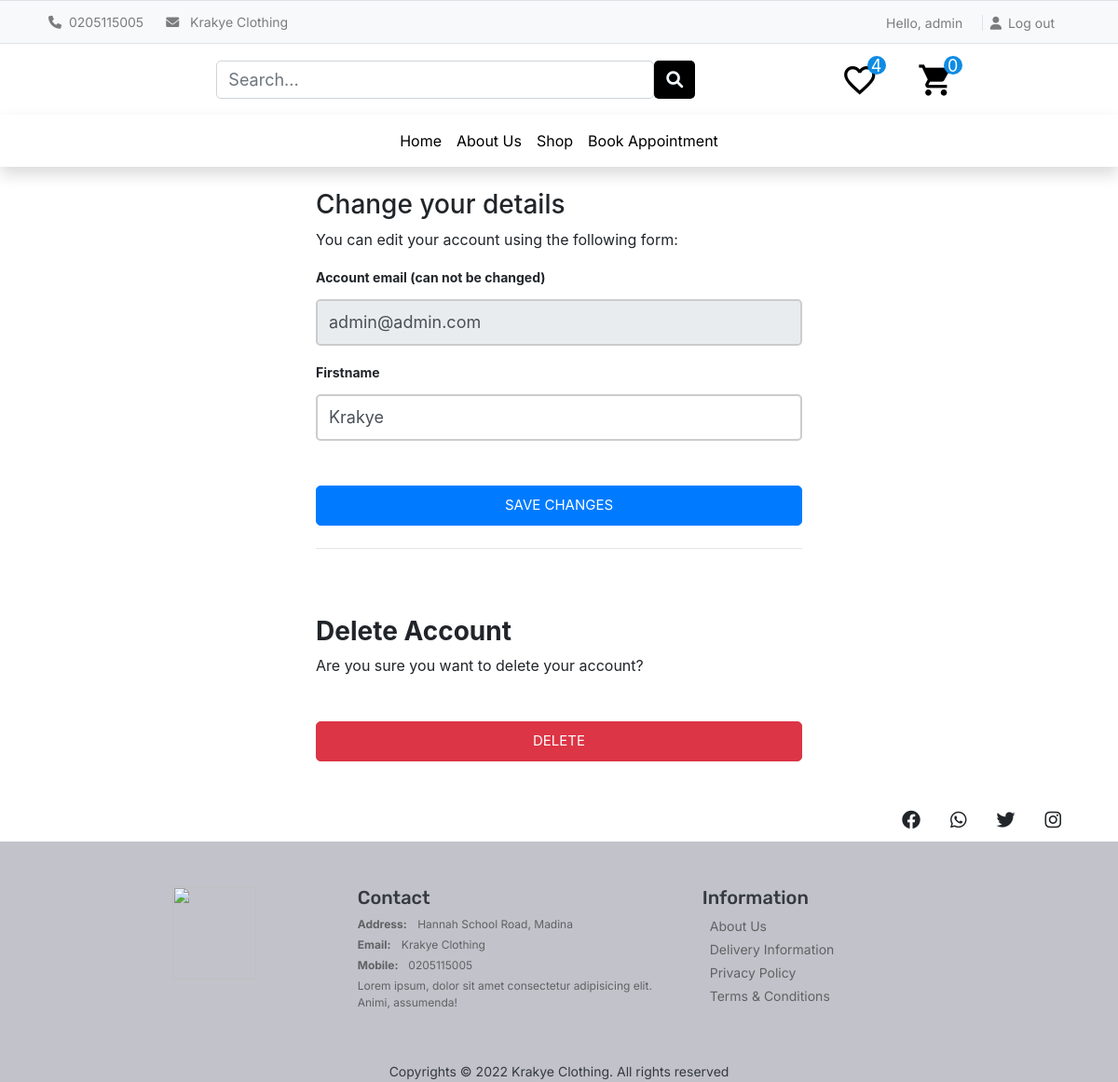
The app's page /account/profile/edit (signed in) with its own data.
### accounts/models.py (models this page shows, shortened)
class UserBase(AbstractBaseUser, PermissionsMixin):
    username = models.CharField(max_length=150, unique=True)
    email = models.EmailField(_('email address'), unique=True)
    first_name = models.CharField(max_length=150, blank=True)
    last_name = models.CharField(max_length=150, blank=True)
    phone_number = models.CharField(max_length=50)
    is_active = models.BooleanField(default=False)
    is_staff = models.BooleanField(default=False)
    is_admin = models.BooleanField(default=False)
    date_created = models.DateTimeField(auto_now_add=True)
    last_login = models.DateTimeField(auto_now_add=True)
    updated = models.DateTimeField(auto_now=True)
    objects = CustomAccountManager()
    USERNAME_FIELD = 'email'
    REQUIRED_FIELDS = ['username', 'first_name', 'last_name']
    class Meta:
        verbose_name = "Accounts"
        verbose_name_plural = "Accounts"
        default_permissions = ()
    def __str__(self):
        return self.email

### accounts/views.py (the view)
# urls.py: path('profile/edit', views.edit_details, name='edit_details'),
@login_required
def edit_details(request):
    if request.method == 'POST':
        user_form = UserEditForm(instance=request.user, data=request.POST)
        if user_form.is_valid():
            user_form.save()
    else:
        user_form = UserEditForm(instance=request.user)
    return render(request,
                  'account/user/edit_details.html', {'user_form': user_form})

### accounts/forms.py
class UserEditForm(forms.ModelForm):
    email = forms.EmailField(
        label='Account email (can not be changed)', max_length=200, widget=forms.TextInput(
            attrs={'class': 'form-control mb-3', 'placeholder': 'email', 'id': 'form-email', 'readonly': 'readonly'}))
    first_name = forms.CharField(
        label='Firstname', min_length=4, max_length=50, widget=forms.TextInput(
            attrs={'class': 'form-control mb-3', 'placeholder': 'Firstname', 'id': 'form-firstname'}))
    class Meta:
        model = UserBase
        fields = ('email', 'first_name',)
    def __init__(self, *args, **kwargs):
        super().__init__(*args, **kwargs)
        self.fields['first_name'].required = True
        self.fields['email'].required = True

### cart/cart.py (called while the page is built)
    def __len__(self):
        return sum(item['qty'] for item in self.cart.values())

### cart/context_processors.py (called while the page is built)
def cart(request):
    return {'cart': Cart(request)}

### templates/account/user/edit_details.html (shortened to what this page needs)
{% extends '../../base.html' %}
{% block title %}Edit Profile{% endblock%} {% block content %}
<div class="container-fluid col-sm-12 col-md-12 col-lg-6 col-xs-12">
                            <form class="account-form px-4 pt-4" method="post" enctype="multipart/form-data">
                    {% if user_form.is_valid and profile_form.is_valid  %}
                    <div class="alert alert-primary" role="alert">
                        Details successfully updated!
                    </div>
                    <p class="small text-center pt-0">
                        <a href="{% url "accounts:dashboard" %}">Back to Dashboard</a>
                    </p>
                    {%else%}
                    <h3>Change your details</h3>
                    <p>You can edit your account using the following form:</p>
                    {% endif %}
                    <label class="small font-weight-bold">{{ user_form.email.label}}</label>
                    {{ user_form.email }}
                    <label class="small font-weight-bold">{{ user_form.first_name.label}}</label>
                    {{ user_form.first_name }}
                    <button class="btn btn-primary btn-block py-2 mb-4 mt-5 fw-bold w-100" type="submit"
                        value="Save changes">Save Changes</button>
                    <hr class="mb-3">
                </form>
              <form class="account-form px-4" action="{% url "accounts:delete_user" %}" method="post">
                 <p class=" h3 pt-4 font-weight-bold">Delete Account</p>
                 <p>Are you sure you want to delete your account?</p>
                 <button type="submit" role="button"
                     class="btn btn-danger btn-block py-2 mb-4 mt-5 fw-bold w-100">Delete</button>
             </form>
</div>
{%endblock%}

### templates/includes/topbar.html (shortened to what this page needs)
<nav class="px-5 navbar-item-hidden navbar navbar-light bg-light border-top border-bottom ">
    <div class="d-flex">
        <span class="font-inter font-size-14 text-black-50 pr-2 m-1" ><b><i class="fa-solid fa-phone"></i></b><a href="tel:+233205115005" class="text-black-50 text-decoration-none" >0205115005</a></span>
        <span class="font-inter font-size-14 text-black-50 pr-2 m-1" > <b><i class="fa-solid fa-envelope"></i></b> <a href="mailto:festuskwafo11@gmail.com" class="text-black-50 text-decoration-none" >Krakye Clothing</a></span>
    </div>
    <div class="ml-auto">
      {% if user.is_authenticated %}
      <span class="font-inter font-size-14 text-black-50 pr-2 m-1">Hello, {{user.username}}</span>
      <span class="font-inter font-size-14 text-black-50 pr-2 m-1 border-left" ><a href="{% url "accounts:logout" %}" class="text-black-50 text-decoration-none"><i class="fa-solid fa-user"></i>&ensp;Log out</a></span>
      {% endif %}
    </div>
  </nav>

### static/css/style.css (style rules this page uses)
button, button:focus { outline: none !important; box-shadow: none !important; }
.font-inter { font-family: "Inter", cursive; }
.font-size-14 { font-size: 14px; }
a { text-decoration: none; }
a { padding: 0 1vh; }
hr { margin-top: 1.25rem; }
form { padding: 2vh 0; }
input { border: 1px solid rgba(0, 0, 0, 0.137); padding: 1vh; margin-bottom: 4vh; outline: none; width: 100%; background-color: #f7f7f7; }
input, textarea, button { padding: 8px 15px; border-radius: 5px !important; margin: 5px 0px; box-sizing: border-box; border: 1px solid #ccc; font-size: 18px !important; font-weight: 300; }
.btn-block { text-transform: uppercase; font-size: 15px !important; font-weight: 400; height: 43px; cursor: pointer; }

### templates/account/user/edit_details.html (style rules this page uses)
.account-form input { border: 2px solid #ccc; height: calc(2em + 0.75rem + 2px); }

### records on screen
UserBase: username "admin", email "admin@admin.com", first_name "Krakye"

### other values on screen
{{ total_qty }} "0"
{{ user_form.email.label }} "Account email (can not be changed)"
{{ user_form.first_name.label }} "Firstname"
